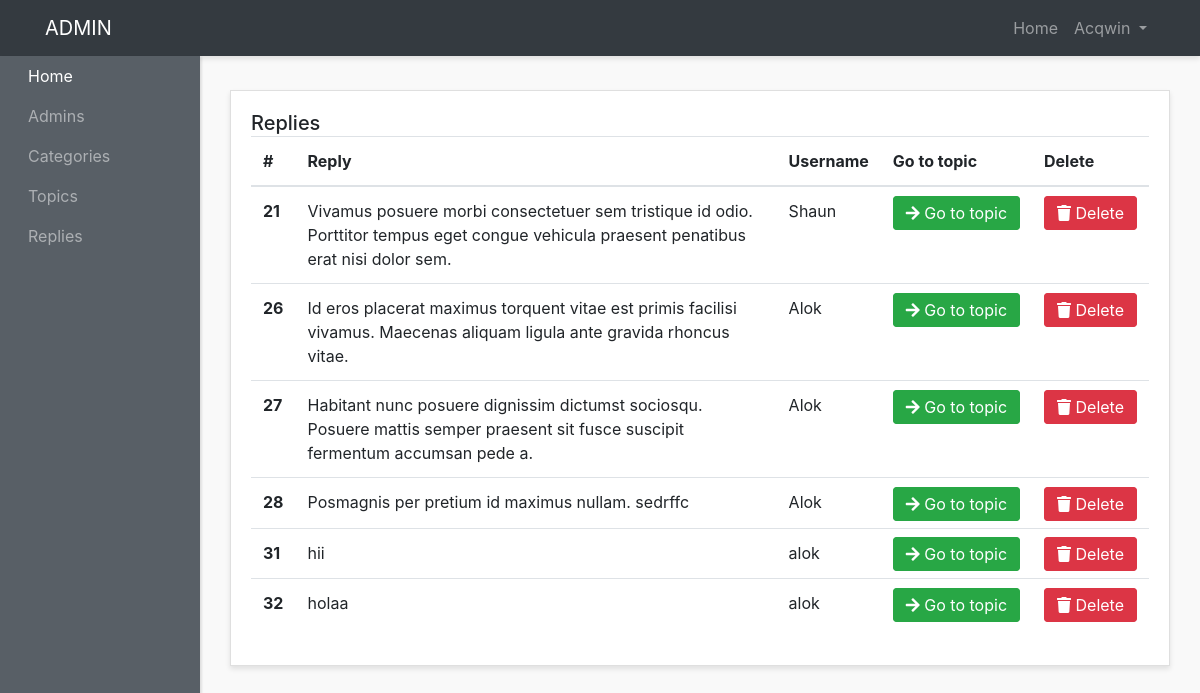
Screenshot of /admin-panel/replies-admins/show-replies.php (signed in) with the database file from the repository.
### tables this page shows
CREATE TABLE `replies` (
  `id` int(5) NOT NULL,
  `user_name` varchar(255) DEFAULT NULL,
  `reply` varchar(200) NOT NULL,
  `user_id` int(5) NOT NULL,
  `user_image` varchar(250) NOT NULL,
  `topic_id` int(5) NOT NULL,
  `created_at` datetime NOT NULL DEFAULT current_timestamp()
);

### admin-panel/replies-admins/show-replies.php (the view, shortened to what this page needs)
<?php require "../layouts/header.php"; ?>
<?php require "../../config/conf.php"; ?>
<?php
    $replies = $conn->query("SELECT * FROM replies");
    $replies->execute();
    $Allreplies = $replies->fetchAll(PDO::FETCH_OBJ);
?>
<div class="row">
    <div class="col">
        <div class="card">
            <div class="card-body">
                <h5 class="card-title mb-4 d-inline">Replies</h5>
                <table class="table">
                    <thead>
                        <tr>
                            <th scope="col">#</th>
                            <th scope="col">Reply</th>
                            <th scope="col">Username</th>
                            <th scope="col">Go to topic</th>
                            <th scope="col">Delete</th>
                        </tr>
                    </thead>
                    <tbody>
                        <?php foreach($Allreplies as $reply) :  ?>
                        <tr>
                            <th scope="row"><?php echo $reply->id; ?></th>
                            <td><?php echo $reply->reply; ?></td>
                            <td><?php echo $reply->user_name; ?></td>
                            <td>
                                <a href="http://localhost/forum/topics/topic.php?id=<?php echo $reply->topic_id; ?>" class="btn btn-success text-center d-none d-sm-inline">
                                    <i class="fa fa-arrow-right"></i> Go to topic
                                </a>
                            </td>
                            <td>
                                <a href="delete-replies.php?id=<?php echo $reply->id; ?>" class="btn btn-danger text-center d-none d-sm-inline">
                                    <i class="fa fa-trash"></i> Delete
                                </a>
                            </td>
                        </tr>
                        <?php endforeach; ?>
                    </tbody>
                </table>
            </div>
        </div>
    </div>
</div>
 <?php require "../layouts/footer.php"; ?>

### admin-panel/styles/style.css (style rules this page uses)
body { background:#f9f9f9; }
.card { margin-bottom: 15px; border-radius:0; box-shadow: 0 3px 5px rgba(0,0,0,.1); }

### rows the page displays
replies: id "21", reply "Vivamus posuere morbi consectetuer sem tristique id odio. Porttitor tempus eget congue vehicula praesent penatibus erat nisi dolor sem.", user_name "Shaun"
replies: id "26", reply "Id eros placerat maximus torquent vitae est primis facilisi vivamus. Maecenas aliquam ligula ante gravida rhoncus vitae.", user_name "Alok"
replies: id "27", reply "Habitant nunc posuere dignissim dictumst sociosqu. Posuere mattis semper praesent sit fusce suscipit fermentum accumsan pede a.", user_name "Alok"
replies: id "28", reply "Posmagnis per pretium id maximus nullam. sedrffc", user_name "Alok"
replies: id "31", reply "hii", user_name "alok"
replies: id "32", reply "holaa", user_name "alok"

### other values shown
$_SESSION['adminname'] "Acqwin"
